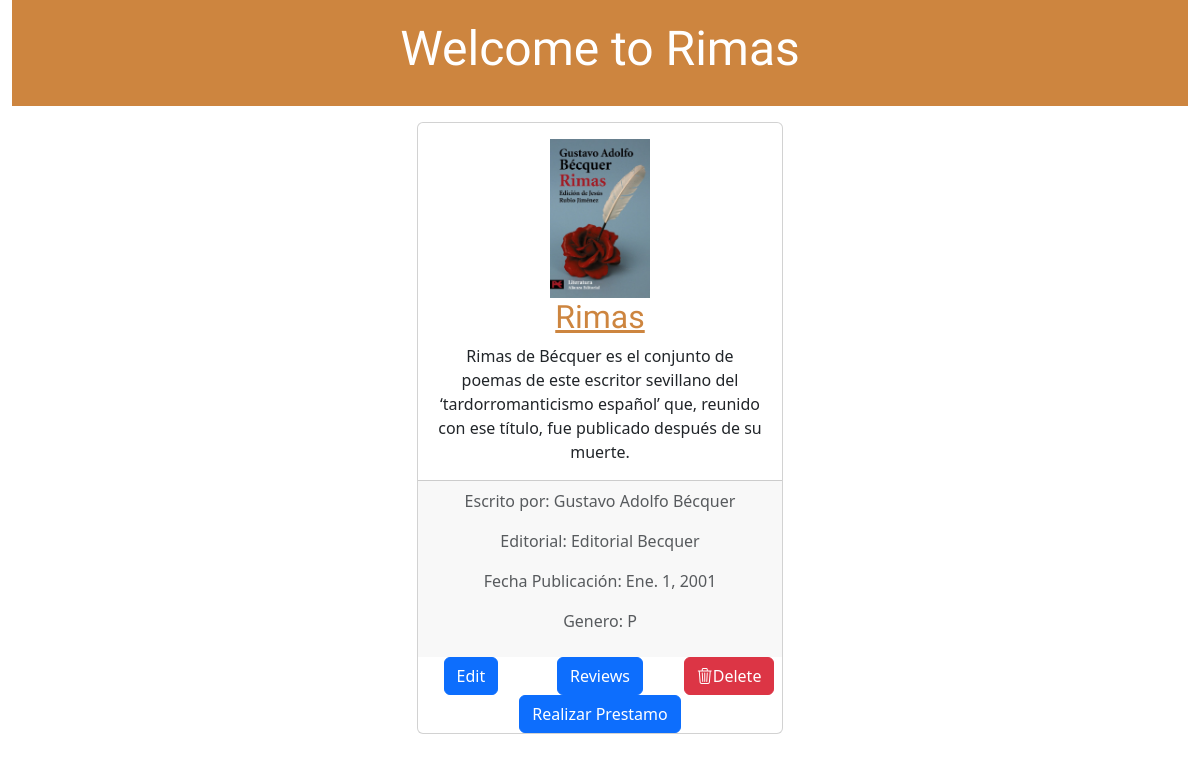
/detail/1, run on the app's committed database.
### biblioteca_App/models.py (models this page shows, shortened)
class Libro(models.Model):
    Disponibilidad = [('disponible', 'Disponible'),('prestado', 'Prestado'),('en_proceso', 'En proceso de préstamo'),]
    titulo = models.CharField(max_length=200)
    autores = models.ManyToManyField(Autor)
    editorial = models.CharField(max_length=200)
    fecha_publicacion = models.DateField()
    GENEROS = (
            ('N', 'Novela'),
            ('C', 'Cuento'),
            ('P', 'Poesía'),
            ('T', 'Teatro'),
            ('O', 'Otros'),
        )
    genero = models.CharField(max_length=1, choices=GENEROS)
    isbn = models.CharField(max_length=15)
    resumen = models.TextField()
    disponibilidad = models.CharField(max_length=22, choices=Disponibilidad, default='disponible')
    portada = models.ImageField(upload_to='portadas/')

class Autor(models.Model):
    nombre = models.CharField(max_length=100)
    biografia = models.TextField()
    foto = models.ImageField(upload_to='autores/')

### biblioteca_App/views.py (the view)
# urls.py: path('detail/<int:pk>', DetailBook.as_view(), name='detail_book'),
class DetailBook(DetailView):
    model = Libro

### biblioteca_App/templates/biblioteca_App/libro_detail.html (shortened to what this page needs)
{% load static %}
<head>
    <link href="https://cdn.jsdelivr.net/npm/bootstrap@5.3.2/dist/css/bootstrap.min.css" rel="stylesheet">
    <link rel="stylesheet" href="https://cdn.jsdelivr.net/npm/bootstrap-icons@1.11.1/font/bootstrap-icons.css">
    <link rel="stylesheet" href="{% static 'css/style.css' %}">
</head>
<body class="text-center">
    <div class="container-fluid">
        <div class="page-header">
            <div class="row">
                    <div class="col-12"><h1><a href="/">Welcome to {{ object.titulo }}</a></h1></div>
            </div>
        </div>
    <div class="row p-3">
            <div class="col-4 offset-4">
                <div class="card text-center">
                    <div class="card-body">
                        <h2 class="card-title">
                            <div class="row">
                                <div class="col-12"><img width="100" src="{{ object.portada.url }}" alt=""></div>
                                <div class="col-12"><a href="">{{ object.titulo }} </a></div>
                            </div>
                        </h2>
                        <p class="card-text">{{ object.resumen|linebreaksbr }} </p>
                    </div>
                    <div class="card-footer text-body-secondary">
                    {% for autor in object.autores.all %}
                        <p> Escrito por: {{ autor.nombre }}</p>
                    {% endfor %}
                        <p> Editorial: {{ object.editorial }}</p>
                        <p> Fecha Publicación: {{ object.fecha_publicacion }}</p>
                        <p> Genero: {{ object.genero }}</p>
                    </div>
                    <div class="row">
                        <div class="col"><a href="{% url 'edit_book' object.pk %}" class="btn btn-primary">Edit</a></div>
                        <div class="col"><a href="{% url 'review_book' object.pk %}" class="btn btn-primary">Reviews</a></div>
                        <div class="col"><a href="{% url 'delete_book' object.pk %}" class="btn btn-danger"><i class="bi bi-trash3"></i>Delete</a></div>
                        {% if object.disponibilidad == 'disponible' %}
                        <div class="col"><a href="{% url 'pedido_book' object.pk %}" class="btn btn-primary">Realizar Prestamo</a></div>
                        {% endif %}
                    </div>
                </div>
            </div>
    </div>
</div>
</body>

### biblioteca_App/static/css/style.css (style rules this page uses)
h1 a, h2 a, h2 { color: peru; font-family: 'Lobster'; }
.page-header { background-color: peru; margin-top: 0; padding: 20px 20px 20px 20px; }
.page-header h1, .page-header h1 a, .page-header h1 a:visited, .page-header h1 a:active { color: #ffffff; font-size: 36pt; text-decoration: none; }

### data on the page
Libro: titulo "Rimas", portada (picture), resumen "Rimas de Bécquer es el conjunto de poemas de este escritor sevillano del ‘tardorromanticismo español’ que, reunido con ese título, fue publicado después de su muerte.​", editorial "Editorial Becquer", fecha_publicacion "Ene. 1, 2001", genero "P"
Autor: nombre "Gustavo Adolfo Bécquer"
